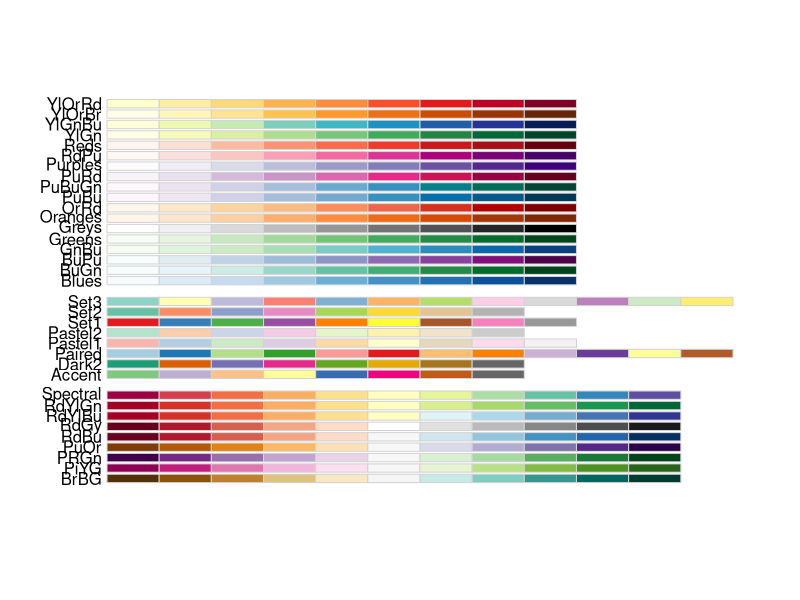
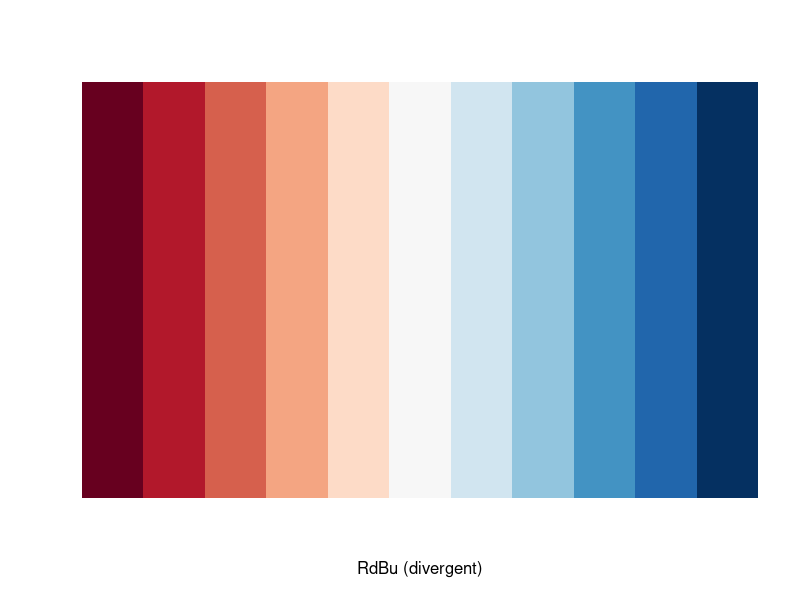
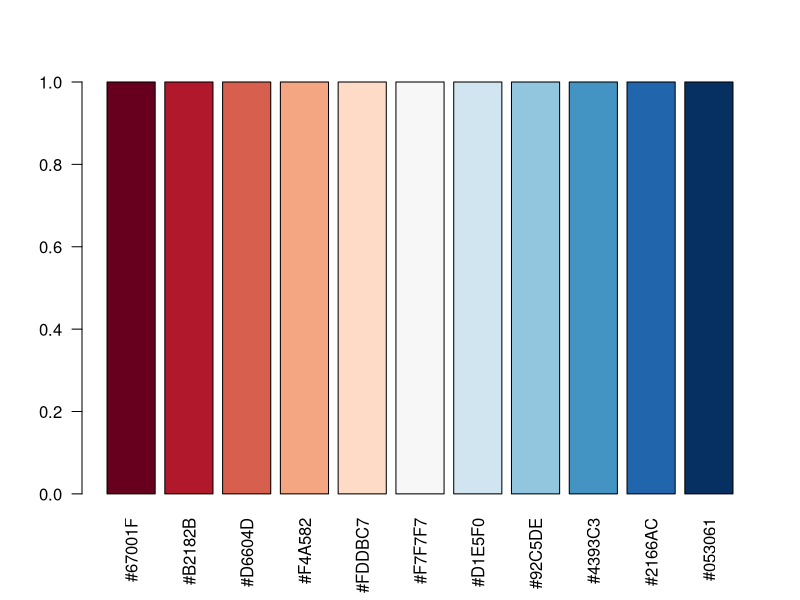
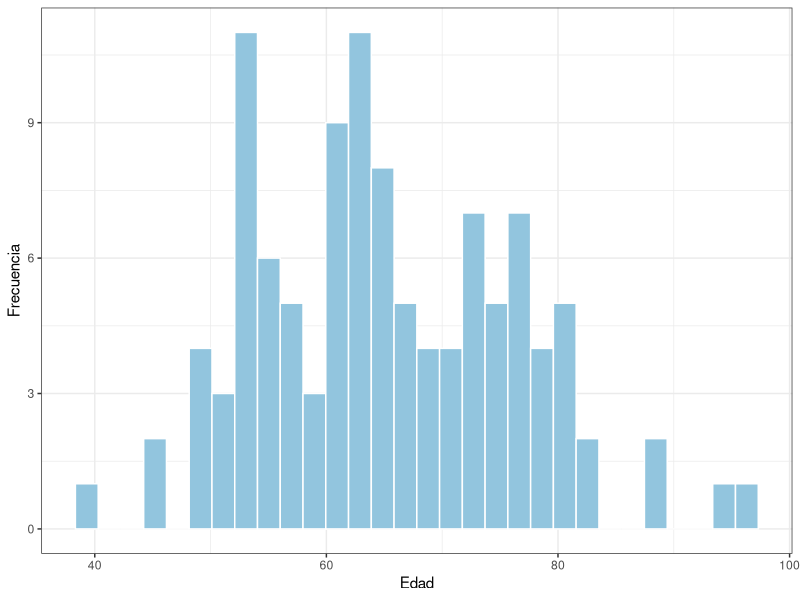
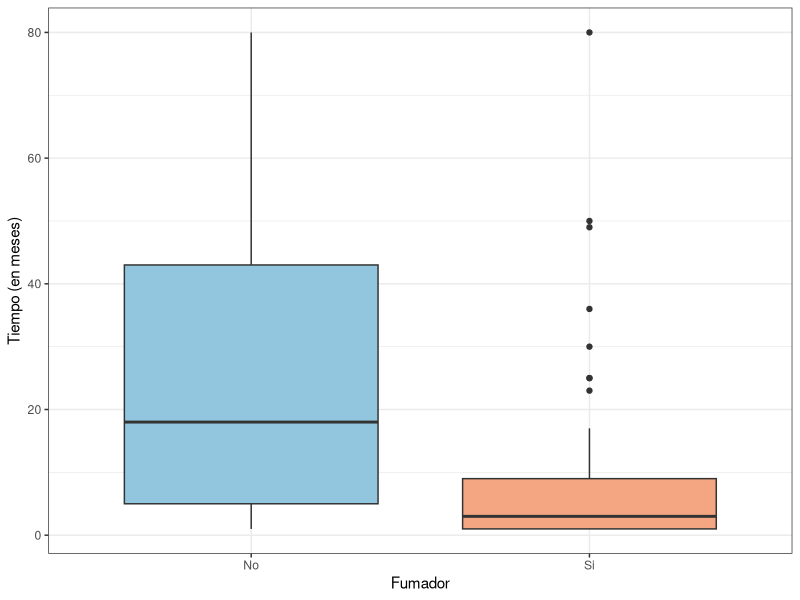
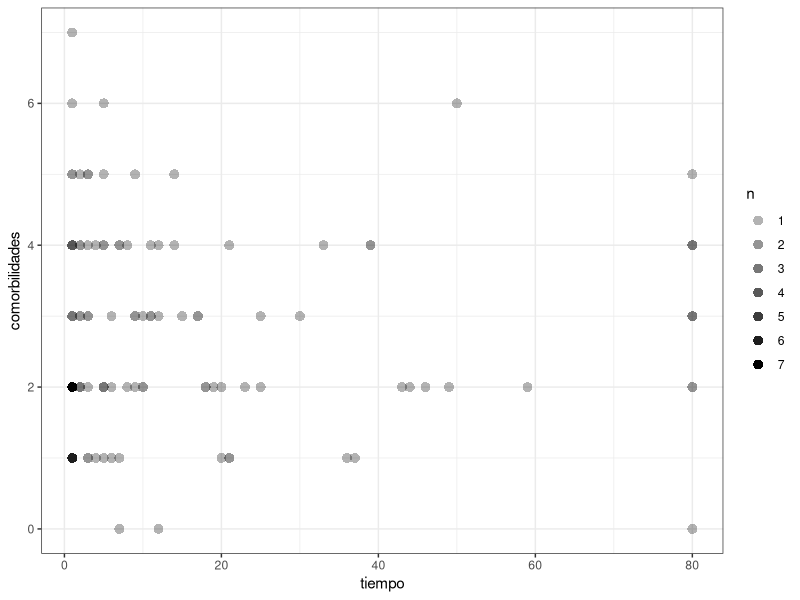

These figures' R source, in order:
## ---- chunk 1
# holandaaaa se me ocurrió que podemos ir hablando por acá (igual pusé comentarios más abajo jeje)
## ---- chunk 2
knitr::opts_chunk$set(
  warning = FALSE,
  message = FALSE
)
## ---- chunk 3

library(readr)
library(tibble)
library(tidyverse)
library(dplyr)
library(knitr)
library(kableExtra)
library(RColorBrewer) # Paletas

## ---- chunk 4
# ------------ Cargando los datos  ------------
# Somos el grupo 7 así que nos corresponde el dataset 7:

datos <- read_csv("conjunto_grupo_7.csv")
summary(datos)
## ---- chunk 5
# Para ver paletas de colores: (Me gustó la RdBu, pero decime voooos)
 display.brewer.all()

# Para ver cuántos colores tiene la paleta:
 brewer.pal.info["RdBu", "maxcolors"]


# Para que los muestre:
 display.brewer.pal(n = 11, "RdBu")

# Para los nombres de los colores:
 brewer.pal(n = 11, name = "RdBu")

# Para ver qué color es cuál:
 colores <- brewer.pal(11, "RdBu")
 barplot(rep(1, 11), col = colores, names.arg = colores, las = 2)

# Ver de ponerles nombres
 colores <- brewer.pal(11, "RdBu")
 names(colores) <- c("RojoOscuro", "Rojo", "Rosa", "Salmón", "Beige",
                     "Gris", "Celeste", "AzulClaro", "Azul", "AzulOscuro", "AzulMuyOscuro")

## ---- chunk 6

# ------------ Análisis descriptivo ------------

 # IDEAS:
 # - Histograma de edad
 # - Diagrama de torta de sexo biológico?
 # - Boxplot de los tiempos para fumadores/ no fumadores?
 # - Boxplot de los tiempos para distintos niveles de actividad física?

# Histograma:
# VER
ggplot(datos, aes(x = edad)) +
  geom_histogram(fill = "#92C5DE", color = "white") +
  theme_bw()+
  labs(y = "Frecuencia", x = "Edad")
## ---- chunk 7
# Boxplot fumadores:
datos %>% 
  group_by(fumador) %>% 
  ggplot(aes(x = fumador, y = tiempo, fill = fumador)) + 
  geom_boxplot() +
  scale_fill_manual(values = c("#92C5DE", "#F4A582"))+
  labs (x = "Fumador", y = "Tiempo (en meses)") +
  scale_x_discrete(label = c("No", "Si")) +
  theme_bw() +
  theme(legend.position = "none") 


## ---- chunk 8
#BORRAR ???
 # VER si usar o no 
# datos %>% 
#   group_by(actividad) %>% 
#   ggplot(aes(x = actividad, y = tiempo)) + 
#   geom_boxplot() +
#   theme_bw()


 # BORRAR????
# Intentando una tabla, capaz es más útil que un gráfico en este caso:
# datos %>% 
#   group_by(actividad) %>% 
#   summarise(
#      n = n(),
#     media = mean(tiempo),
#     mediana = median(tiempo),
#     sd = sd(tiempo)
#    )


# DEJAR ESTA ?
# Esta me gusta más: todo esto lo hizo el chat no? porque lit no se como se hace
datos %>% 
  mutate(
    actividad = str_to_title(as.character(actividad)),
        actividad = factor(actividad,
                       levels = c("Alta", "Moderada", "Baja"))) %>% 
  group_by(actividad) %>% 
  summarise(
    n = n(),
    media = mean(tiempo),
    mediana = median(tiempo),
    sd = sd(tiempo)
  ) %>%
  mutate(
    across(where(is.numeric),
           ~round(.x, 2))) %>%
  kable(
    caption = "Medidas descriptivas de los pacientes según nivel \\ de actividad física",
    col.names = c("Actividad", "n", "Media", "Mediana", "Desvío estándar"),
    escape = F) %>%
  kable_styling(latex_options = c("responsive", "hold_position"))



## ---- chunk 9
# Comorbilidad:
ggplot(datos, aes(x = tiempo, y = comorbilidades)) +
  geom_count(aes(alpha = after_stat(n)), shape = 16, size = 3) +
  scale_alpha(range = c(0.3, 1)) +
  theme_bw()
